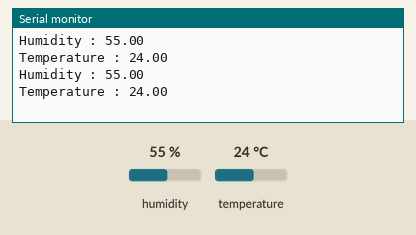
The sketch below on a simulated Arduino Uno, built with avr-gcc and run on an emulated ATmega328P. Shown: the last lines printed to the serial monitor. The test bench sets the inputs (shaded band); at power-on: humidity 55 %, temperature 24 °C.

Above: at 2.8 s.
2.9 s: humidity set to 22 %
At 5.3 s:
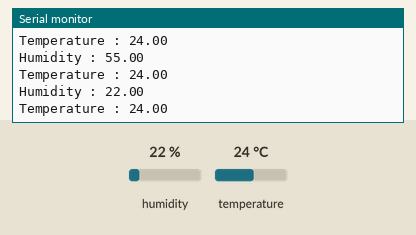
5.6 s: temperature set to 12 °C
At 6.7 s:
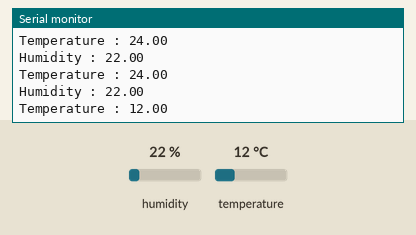
8.3 s: humidity set to 40 %
At 11.6 s:
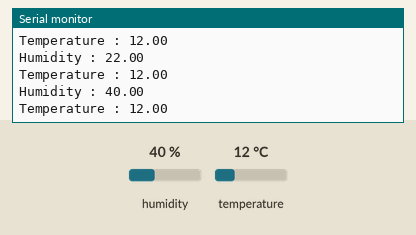
Timing chart, 0 to 13.1 s (numbered marks = the images above; inputs shaded):
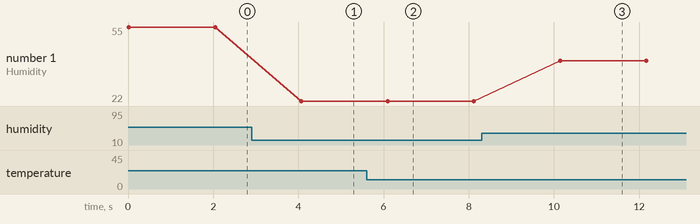

The sketch:

dht11_lib.ino
```cpp
#include <DHT11.h>
int ths = A0;
DHT11 dht11(ths);

void setup() {
  // put your setup code here, to run once:
  Serial.begin(9600);
}

void loop() {
  // put your main code here, to run repeatedly:
  int i;
  float humi, temp;
  if((i = dht11.read(humi, temp)) == 0){
    Serial.print("Humidity : ");
    Serial.println(humi);
    Serial.print("Temperature : ");
    Serial.println(temp);
  }
  else{
    Serial.print("Error : ");
    Serial.print(i);
  }
  delay(2000);
}
```

Measured:
- after the input at 2.9 s, the serial monitor: prints a new line after 1.2 s (image 1)
- after the input at 5.6 s, the serial monitor: prints a new line after 0.51 s (image 2)
- after the input at 8.3 s, the serial monitor: prints a new line after 1.8 s (image 3)
- plotted number 1: 55 → 22 after the input at 2.9 s, 22 → 40 after the input at 8.3 s
